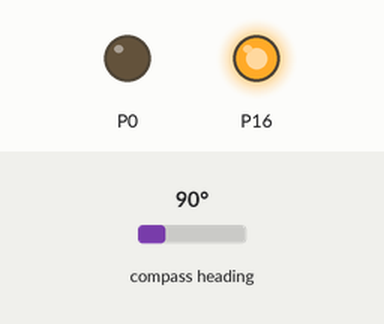
Recording of a program running on a simulated BBC micro:bit running MicroPython. Shown: output pins drawn as LEDs (lit = HIGH). Inputs (shaded band) come from the test bench; at power-on: compass heading 90°. The compass is already calibrated.

Above: at 1.3 s.
1.4 s: compass heading set to 12°
2.9 s: compass heading set to 9°
At 3.5 s:
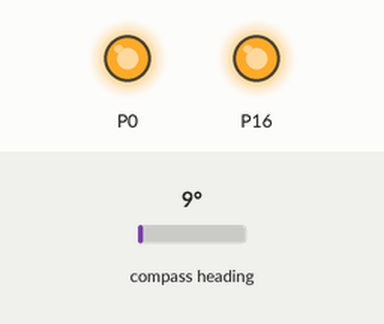
4.4 s: compass heading set to 269°
At 5.5 s:
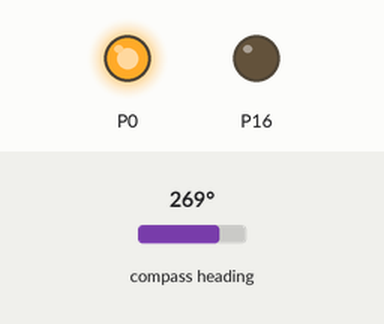
5.9 s: compass heading set to 7°
At 6.8 s:
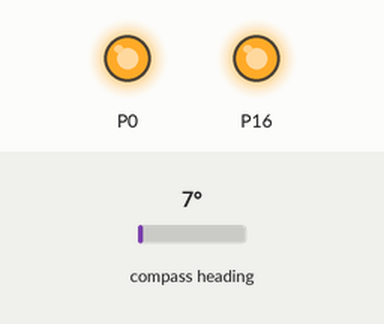
7.4 s: compass heading set to 90°
At 8.1 s:
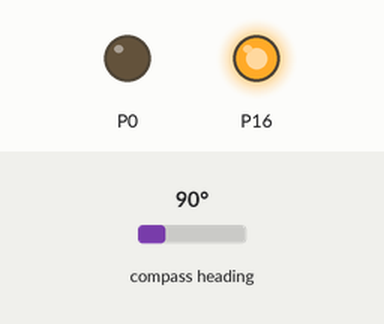
Timing chart, 0 to 9.9 s (numbered marks = the images above; inputs shaded):
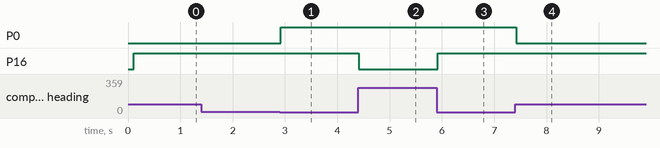

The program:

usingCompass.py
```python
# SparkFun Electronics
# Experiment 11
# Using the Compass (Magnetometer)

from microbit import *

compass.calibrate()
while True:
    bearing = compass.heading()
    sleep(10)

    #bearing is the degrees
    if ( bearing > 10 and bearing < 180 ):
        pin0.write_digital(0)
        pin16.write_digital(1)
    #bearing is the degrees
    elif ( bearing > 180 and bearing < 350 ):
        pin0.write_digital(1)
        pin16.write_digital(0)
    #bearing is the degrees
    else:
        pin0.write_digital(1)
        pin16.write_digital(1)
        
```

Measured:
- the behaviour switches between 11 and 10° on compass heading (found by bisection; images 0 and 1)
- after the input at 1.4 s, every drawn part: stays the same
- after the input at 2.9 s, P0: LOW → HIGH at once
- after the input at 4.4 s, P16: HIGH → LOW at once
- after the input at 5.9 s, P16: LOW → HIGH at once
- after the input at 7.4 s, P0: HIGH → LOW at once
